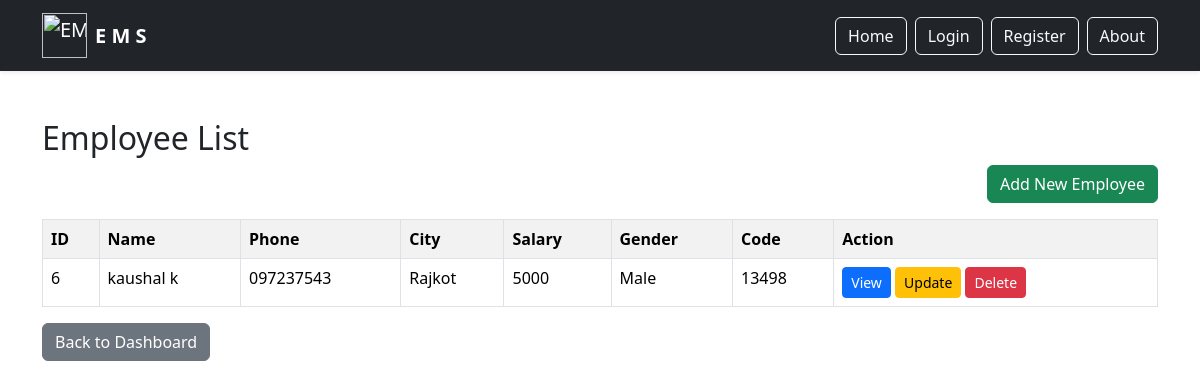
Page /employee-list.php (signed in) on the committed database.
### tables this page shows
CREATE TABLE `emp` (
  `id` int(11) NOT NULL,
  `name` varchar(255) NOT NULL,
  `phone` varchar(255) NOT NULL,
  `city` varchar(255) NOT NULL,
  `salary` varchar(255) NOT NULL,
  `gender` tinyint(2) NOT NULL,
  `user_id` varchar(255) NOT NULL,
  `code` varchar(255) NOT NULL
);

### employee-list.php (the view, shortened to what this page needs)
 <?php
include "connection.php";
include "navbar.php";
$user_id = $_SESSION['user'];
$sql = "SELECT * FROM emp WHERE user_id = '$user_id'";
$result = mysqli_query($conn, $sql);
?>
<!DOCTYPE html>
<html>
<head>
    <link href="https://cdn.jsdelivr.net/npm/bootstrap@5.3.8/dist/css/bootstrap.min.css" rel="stylesheet">
</head>
<body>
<div class="container mt-5">
    <h2>Employee List</h2>
    <div class="d-flex justify-content-end">
        <a href="add-employee.php" class="btn btn-success mb-3">
            Add New Employee
        </a>
    </div>
    <table class="table table-bordered table-striped">
        <tr>
            <th>ID</th>
            <th>Name</th>
            <th>Phone</th>
            <th>City</th>
            <th>Salary</th>
            <th>Gender</th>
            <th>Code</th>
            <th>Action</th>
        </tr>
        <?php while($row = mysqli_fetch_assoc($result)) { ?>
        <tr>
            <td><?= $row['id']; ?></td>
            <td><?= $row['name']; ?></td>
            <td><?= $row['phone']; ?></td>
            <td><?= $row['city']; ?></td>
            <td><?= $row['salary']; ?></td>
            <td>
                <?php
                if($row['gender'] == 0){
                    echo "Male";
                } elseif($row['gender'] == 1){
                    echo "Female";
                } else {
                    echo "Other";
                }
                ?>
            </td>
            <td><?= $row['code']; ?></td>
            <td>
                <a href="view-employee.php?id=<?= $row['id']; ?>" class="btn btn-primary btn-sm">
                    View
                </a>
                <a href="update-employee.php?id=<?= $row['id']; ?>" class="btn btn-warning btn-sm">
                    Update
                </a>
                <a href="delete-employee.php?id=<?= $row['id']; ?>"
                class="btn btn-danger btn-sm"
                onclick="return confirm('Are you sure you want to delete this employee?');">
                    Delete
                </a>
            </td>
        </tr>
        <?php } ?>
    </table>
    <a href="dash.php" class="btn btn-secondary">Back to Dashboard</a>
</div>
</body>
</html>

### rows in the picture
emp: id "6", name "kaushal k", phone "097237543", city "Rajkot", salary "5000", gender "Male", code "13498"
